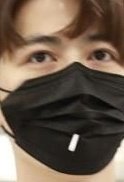
#> input picture classification_dataset/with_mask/image_with_mask_1080.jpg, 124 x 182 px; its folder holds 3 pictures in this run
$ jupyter execute --allow-errors classification.ipynb
#> lines starting #> are read from the running program, lines starting #| are printed output that depends on the picture
# Using Hand Crafted Features(a)

[cell 1]
import os
import cv2
import numpy as np
from skimage.feature import hog, local_binary_pattern
from sklearn.model_selection import train_test_split
from sklearn.preprocessing import StandardScaler
from sklearn.svm import SVC
from sklearn.neural_network import MLPClassifier
from xgboost import XGBClassifier
from sklearn.metrics import accuracy_score, classification_report
from sklearn.metrics import f1_score

[cell 2]
# Paths to dataset
dataset_path = r"classification_dataset"  # Using raw strings bacause the file names contain backslashes and escape characters
mask_path = os.path.join(dataset_path, "with_mask")
no_mask_path = os.path.join(dataset_path, "without_mask")

#> (a cell that did not finish here is left out)

This shows that the images with this kind of a name are not being loaded.Manual inspection shows that these kind of images only exist in the with_mask category.

[cell 4]
import os

# Define the folder path where images are stored
folder_path = mask_path

special_chars = "≈˙◊¢" # The characters to be replaced

for filename in os.listdir(folder_path):
    old_path = os.path.join(folder_path, filename)

    # Replace specific special characters with '_'
    new_filename = filename
    for char in special_chars:
        new_filename = new_filename.replace(char, "_")

    new_path = os.path.join(folder_path, new_filename)

    # Rename the file if necessary
    if old_path != new_path:
        os.rename(old_path, new_path)
        print(f"Renamed: {filename} → {new_filename}")
#> pass 2 of the loop `for filename in os.listdir(folder_path):`:

print("Renaming completed!")

Now there will be no problem in loading any of the images.

[cell 5]
# Feature extraction functions
def extract_hog_features(image):
    gray = cv2.cvtColor(image, cv2.COLOR_BGR2GRAY)
    features, _ = hog(gray, pixels_per_cell=(8, 8), cells_per_block=(2, 2),
                      block_norm='L2-Hys', visualize=True)
    return features

def extract_lbp_features(image):
    gray = cv2.cvtColor(image, cv2.COLOR_BGR2GRAY)
    lbp = local_binary_pattern(gray, P=8, R=1, method="uniform")
    (hist, _) = np.histogram(lbp.ravel(), bins=np.arange(0, 10), range=(0, 10))
    hist = hist.astype("float")
    hist /= hist.sum()
    return hist

def extract_color_histogram(image, bins=(8, 8, 8)):
    hsv = cv2.cvtColor(image, cv2.COLOR_BGR2HSV)
    hist = cv2.calcHist([hsv], [0, 1, 2], None, bins, [0, 180, 0, 256, 0, 256])
    hist = cv2.normalize(hist, hist).flatten()
    return hist

[cell 6]
# Iterate directory
def count_images(dir_path):
#> called with dir_path = 'classification_dataset/with_mask'
    count = 0
    for path in os.listdir(dir_path):
        if os.path.isfile(os.path.join(dir_path, path)):
            count += 1
#> pass 2 of the loop in count_images, `for path in os.listdir(dir_path):`:
    return count
print('Images with Mask:',count_images(mask_path))
print('Images without Mask:',count_images(no_mask_path))

[cell 7]
# Load dataset and extract features
X, y = [], []

for label, path in enumerate([mask_path, no_mask_path]):  # 0: with_mask, 1: without_mask
    for file in os.listdir(path):
        img_path = r"{}".format(os.path.join(path, file))  # Use raw string path
        image = cv2.imread(img_path)
#> image is the input picture: shape (182, 124, 3); mean B, G, R 75.6, 90.6, 106.8
        if image is not None:
            image = cv2.resize(image, (128, 128))
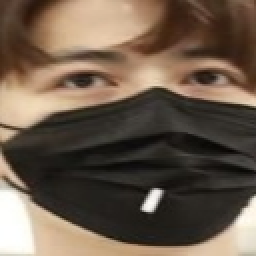
#> image: shape (128, 128, 3) (shown 2 times larger); mean B, G, R 75.5, 90.5, 106.7
            # Extract features
            hog_feat = extract_hog_features(image)
#> in extract_hog_features, `gray = cv2.cvtColor(image, cv2.COLOR_BGR2GRAY)`:
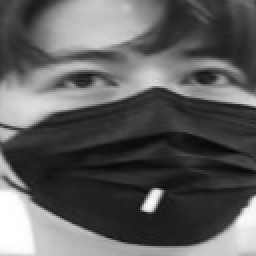
#> gray: shape (128, 128) (shown 2 times larger); min 5, max 255, mean 93.6
#> in extract_hog_features, `features, _ = hog(gray, pixels_per_cell=(8, 8), cells_per_block=(2, 2)..`: features = 8100 values, max 0.701 at index 7906, min 0 at index 5, mean 0.105
#> hog_feat has the same summary as features in extract_hog_features
            lbp_feat = extract_lbp_features(image)
#> in extract_lbp_features, `lbp = local_binary_pattern(gray, P=8, R=1, method="uniform")`:
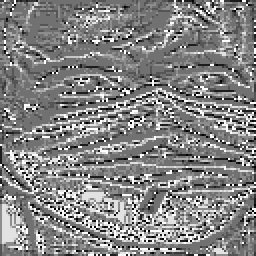
#> lbp: shape (128, 128) float64 (shown 2 times larger); min 0, max 9, mean 4.7; drawn with min black and max white
#> in extract_lbp_features, `(hist, _) = np.histogram(lbp.ravel(), bins=np.arange(0, 10), range=(0,..`: hist = [285, 905, 526, 1830, 5800, 2738, 911, 1044, 2345]
#> in extract_lbp_features, `hist /= hist.sum()`: hist = [0.0174, 0.0552, 0.0321, 0.112, 0.354, 0.167, 0.0556, 0.0637, 0.143]
#> lbp_feat has the same summary as hist in extract_lbp_features
            color_feat = extract_color_histogram(image)
#> in extract_color_histogram, `hsv = cv2.cvtColor(image, cv2.COLOR_BGR2HSV)`: hsv: shape (128, 128, 3); mean H, S, V 17.2, 76.5, 106.7
#> in extract_color_histogram, `hist = cv2.normalize(hist, hist).flatten()`: hist = 512 values, max 0.721 at index 9, min 0 at index 31, mean 0.0075
#> color_feat has the same summary as hist in extract_color_histogram
            # Combine features
            combined_features = np.hstack([hog_feat, lbp_feat, color_feat])
#> combined_features = 8621 values, max 0.721 at index 8118, min 0 at index 5, mean 0.0994
            X.append(combined_features)
            y.append(label)
        else:
            print(f"Error loading image: {img_path}")
#> pass 2 of the loop `for label, path in enumerate([mask_path, no_mask_path]):`:
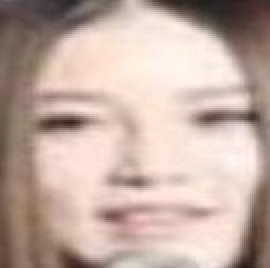
#> input picture classification_dataset/without_mask/image_without_mask_1054.jpg, 135 x 134 px (shown 2 times larger)
#> image is the input picture: shape (134, 135, 3); mean B, G, R 161.5, 172.3, 194.6
#> image: shape (128, 128, 3)
#> in extract_hog_features (call 4), `gray = cv2.cvtColor(image, cv2.COLOR_BGR2GRAY)`:
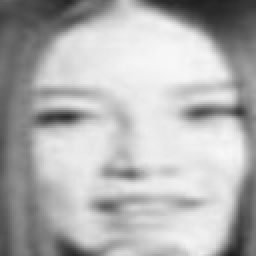
#> gray: shape (128, 128) (shown 2 times larger); min 31, max 248, mean 177.6
#> features = 8100 values, max 0.716 at index 1491, min 0 at index 25, mean 0.11
#> hog_feat has the same summary as features in extract_hog_features
#> in extract_lbp_features (call 4), `lbp = local_binary_pattern(gray, P=8, R=1, method="uniform")`:
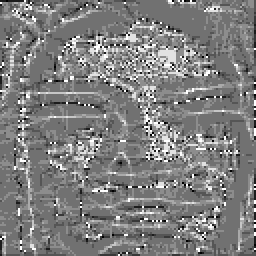
#> lbp: shape (128, 128) float64 (shown 2 times larger); min 0, max 9, mean 4.5; drawn with min black and max white
#> in extract_lbp_features (call 4), `(hist, _) = np.histogram(lbp.ravel(), bins=np.arange(0, 10), range=(0,..`: hist = [72, 395, 277, 1859, 7421, 3808, 952, 507, 1093]
#> in extract_lbp_features (call 4), `hist /= hist.sum()`: hist = [0.00439, 0.0241, 0.0169, 0.113, 0.453, 0.232, 0.0581, 0.0309, 0.0667]
#> lbp_feat has the same summary as hist in extract_lbp_features
#> hsv: shape (128, 128, 3); mean H, S, V 13.3, 47.4, 194.4
#> color_feat = 512 values, max 0.791 at index 15, min 0 at index 0, mean 0.00498
#> combined_features = 8621 values, max 0.791 at index 8124, min 0 at index 25, mean 0.104

# Convert to NumPy arrays
X = np.array(X)
y = np.array(y)

There is still one image that is not loaded correctly.We are skipping it for now.

[cell 8]
# **Simplified Train-Validation-Test Split (70%-15%-15%)**
X_train, X_val_test, y_train, y_val_test = train_test_split(X, y, train_size=0.7, random_state=42)
X_val, X_test, y_val, y_test = train_test_split(X_val_test, y_val_test, test_size=0.5, random_state=42)

# Standardize features
scaler = StandardScaler()
X_train = scaler.fit_transform(X_train)
X_val = scaler.transform(X_val)
X_test = scaler.transform(X_test)

[cell 9]
svm = SVC(kernel='linear', C=1.0, random_state=42)
#> (the rest of this cell did not finish here and is left out)

[cell 10]
# Train Neural Network Classifier
nn = MLPClassifier(hidden_layer_sizes=(128, 64), max_iter=500, random_state=42)
nn.fit(X_train, y_train)
nn_val_preds = nn.predict(X_val)
nn_f1 = f1_score(y_val, nn_val_preds)
print(classification_report(y_val, nn_val_preds))

#> (a cell that did not finish here is left out)

#> (a cell that did not finish here is left out)

# Using CNN(Automatic Feature Learning) - b

[cell 13]
import os
import tensorflow as tf
from tensorflow.keras.preprocessing import image_dataset_from_directory
from tensorflow.keras.models import Sequential
from tensorflow.keras.layers import Conv2D, MaxPooling2D, Flatten, Dense, Dropout, BatchNormalization
from tensorflow.keras.optimizers import Adam, SGD, RMSprop
from sklearn.metrics import f1_score, accuracy_score

[cell 14]
# [13 lines of commented-out code are left out]

As we can see here there is some problem with the naming convention.So in order to mitigate this we have decided to rename all the image files.We will be assigning them names sequentially like image_1,image_2 etc

[cell 15]
def rename(dataset_path,string):
    # Get all image files
#> called with dataset_path = 'classification_dataset/with_mask', string = 'with_mask'
    image_files = [f for f in os.listdir(dataset_path) if os.path.isfile(os.path.join(dataset_path, f))]

    # Rename files sequentially
    for index, filename in enumerate(image_files, start=1):
        old_path = os.path.join(dataset_path, filename)

        # Extract the file extension (e.g., .jpg, .png)
        extension = os.path.splitext(filename)[1]  # Includes the dot

        # Generate new filename
        new_filename = f"image_{string}_{index}{extension}"
        new_path = os.path.join(dataset_path, new_filename)

        # Rename the file
        if os.path.exists(new_path):
            continue
        os.rename(old_path, new_path)
#> pass 2 of the loop in rename, `for index, filename in enumerate(image_files, start=1):`:
        # print(f"Renamed: {filename} → {new_filename}")

print(" All images renamed")

rename(r"classification_dataset/with_mask", 'with_mask')
rename(r"classification_dataset/without_mask", 'without_mask')
